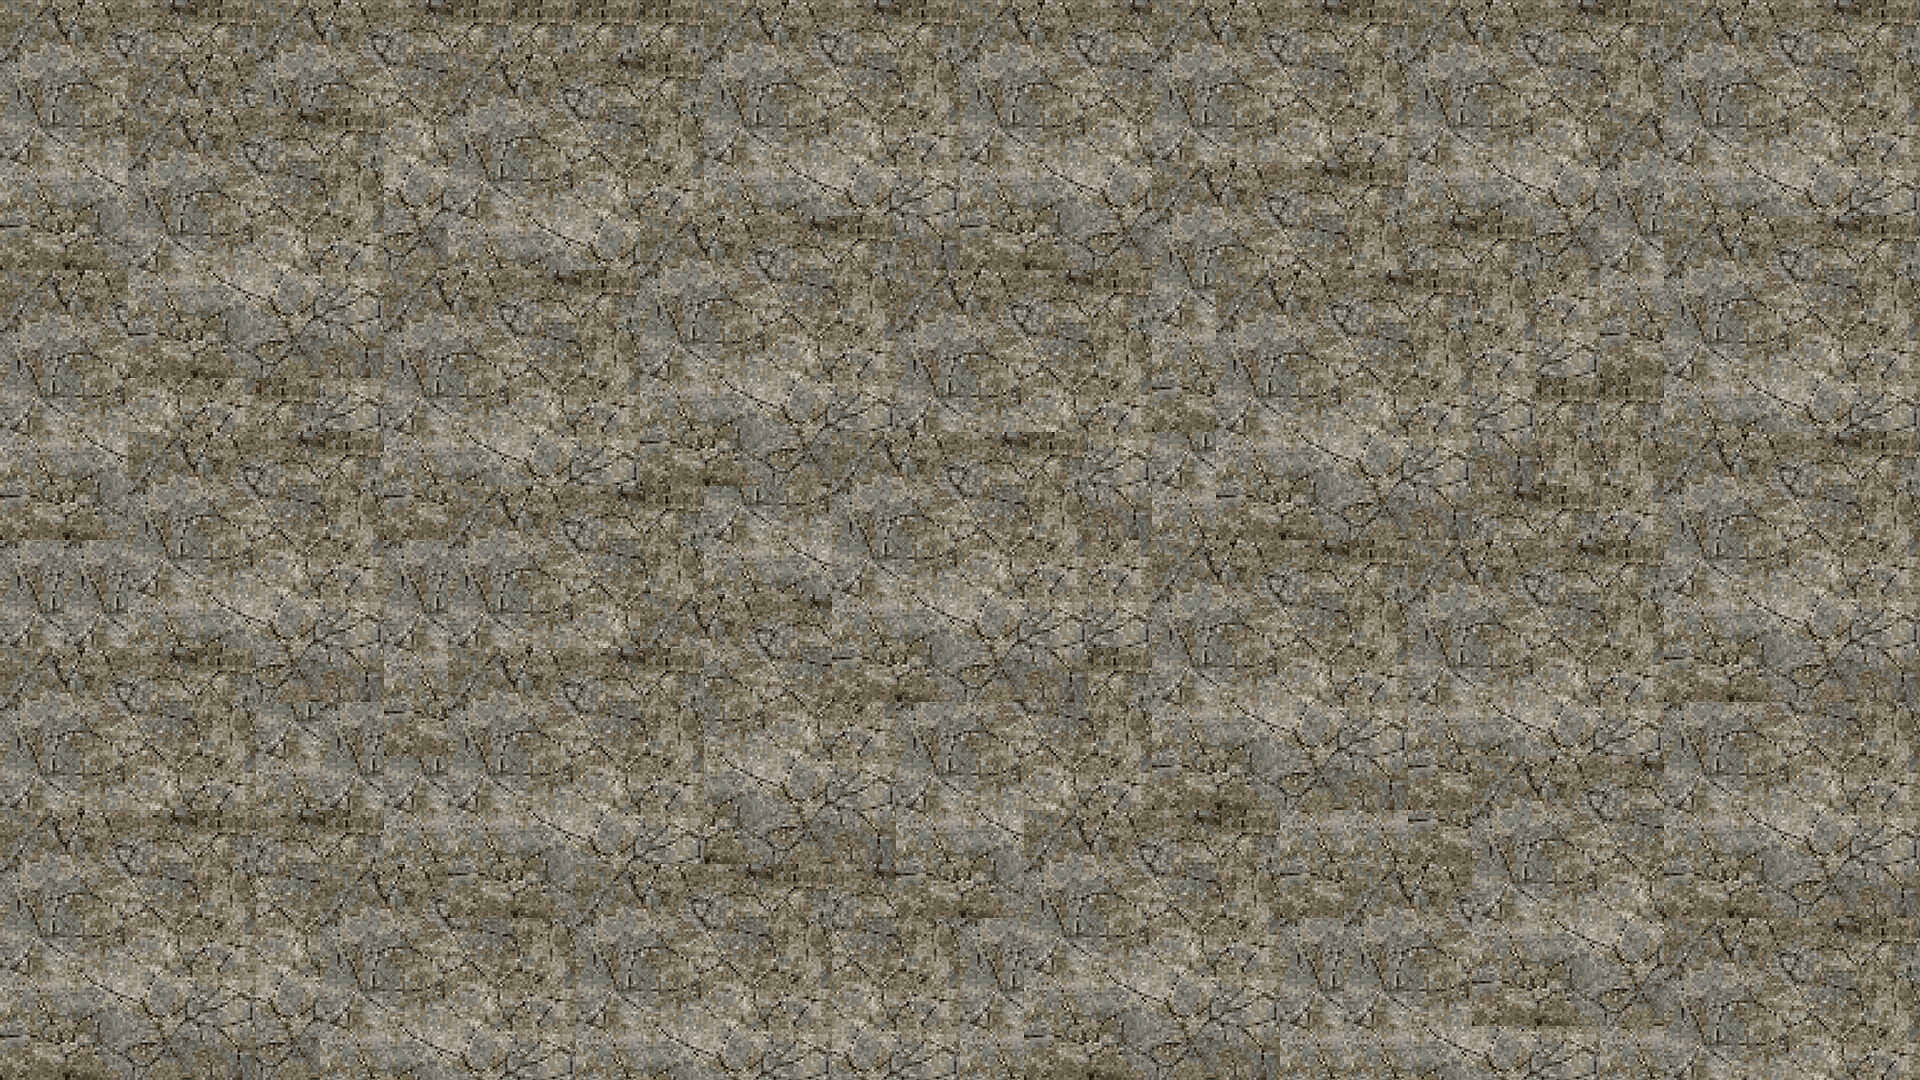

This is a level from a 2D game, rendered from its Tiled map with the project's own tilesets. A one-line summary and the complete map file follow:
An orthogonal 30x20 tile map with 64x54 px tiles, 1 tile layer (Tile Layer 1).

<map version="1.9" tiledversion="1.9.2" orientation="orthogonal" renderorder="right-down" width="30" height="20" tilewidth="64" tileheight="54" infinite="0" nextlayerid="2" nextobjectid="1">
 <tileset firstgid="1" source="FloorTileSet 1.tsx" />
 <layer id="1" name="Tile Layer 1" width="30" height="20">
  <data encoding="csv">
6,7,8,9,6,7,8,9,9,9,9,6,7,8,9,6,7,8,6,7,8,9,6,7,8,9,6,7,8,9,
15,16,6,7,15,16,17,6,7,8,9,15,16,17,18,15,16,17,15,16,17,18,15,16,17,18,15,16,17,18,
24,25,6,7,8,9,26,15,16,17,18,24,25,26,27,24,25,26,24,25,26,27,24,25,26,6,24,25,26,27,
33,34,15,16,17,18,35,24,25,26,27,33,34,35,36,33,34,35,6,7,8,9,33,34,35,15,33,34,35,36,
42,43,24,25,26,27,44,33,34,35,6,7,8,9,45,42,43,44,15,16,17,18,8,9,44,24,6,7,8,9,
6,7,33,34,35,36,6,7,8,9,15,16,17,18,6,7,8,9,24,6,7,8,9,18,27,33,15,16,17,18,
15,16,42,43,44,45,15,16,17,18,24,25,26,27,15,16,17,18,33,15,16,17,18,27,36,42,24,25,26,27,
24,25,26,27,9,36,24,25,26,27,33,34,35,36,24,25,26,27,42,24,25,26,27,36,9,9,33,34,35,36,
33,34,6,7,8,9,33,34,35,36,42,43,44,6,7,8,9,36,24,33,34,35,36,45,18,18,6,7,8,9,
42,43,15,16,17,18,42,6,7,8,9,24,25,15,16,17,18,45,33,42,43,44,45,8,9,27,15,16,17,18,
15,15,24,25,26,27,15,15,16,17,18,33,34,24,25,26,27,27,6,7,8,9,6,7,8,9,24,25,26,27,
24,24,33,34,35,36,24,24,25,26,6,7,8,33,34,35,36,36,15,16,17,18,15,16,17,18,33,34,35,36,
6,7,8,9,44,45,33,6,7,8,9,16,17,42,43,44,45,9,24,25,26,27,24,25,26,27,42,43,44,45,
15,16,17,18,24,15,42,15,16,17,18,25,26,27,15,16,17,18,33,34,35,36,33,34,35,36,15,16,17,18,
24,25,26,27,33,24,24,24,25,26,27,34,35,36,24,25,26,27,42,43,44,45,42,6,7,8,24,25,26,27,
6,7,8,9,8,9,33,33,34,35,36,43,44,45,33,34,6,7,8,9,33,33,42,15,16,17,33,34,35,36,
15,16,17,18,17,6,7,42,43,6,7,8,9,8,42,43,15,16,17,18,42,6,7,24,25,26,42,43,44,45,
24,25,26,27,26,15,16,17,18,15,16,17,18,17,18,15,24,25,26,27,15,15,16,33,34,35,6,7,8,9,
33,34,35,36,35,24,25,26,27,24,25,26,27,26,27,24,33,34,35,36,24,24,25,42,43,44,15,16,17,18,
42,43,44,45,44,33,34,35,36,33,34,35,36,35,36,33,42,43,44,45,33,33,34,35,36,33,24,25,26,27
</data>
 </layer>
</map>
